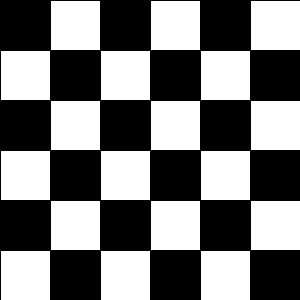
Frame 1 (no input)
Frame 60 (the mouse pressed at the canvas centre just before this capture): identical to frame 1, image omitted
Frame 120 (the mouse held since frame 60 and released just before this capture): identical to frame 1, image omitted

The Processing sketch that drew this single still picture (run headless with seeded random() and noise(); from frame 60 on, the mouse is pressed at the canvas centre):

// Processing sketch: processing_62893
// ── processing_62893.pde

int counter;

int breite = 50;
 
void setup() {
  size(300, 300);
}
 
void draw() {
  for (int x = 0; x < 300; x++) {
    fill(255);
 
    if (x %2 == 0) {
      fill(0);
    }
    rect(x * breite, 0, breite, breite);
    rect(x * breite, 100, breite, breite);
    rect(x * breite, 200, breite, breite);
  
    
  }
   for (int x = 0; x < 300; x++) {
    fill(0);
 
    if (x %2 == 0) {
      fill(255);
    }
    rect(x * breite, 50, breite, breite);
    rect(x * breite, 150, breite, breite);
    rect(x * breite, 250, breite, breite);
  
    
  }
}
